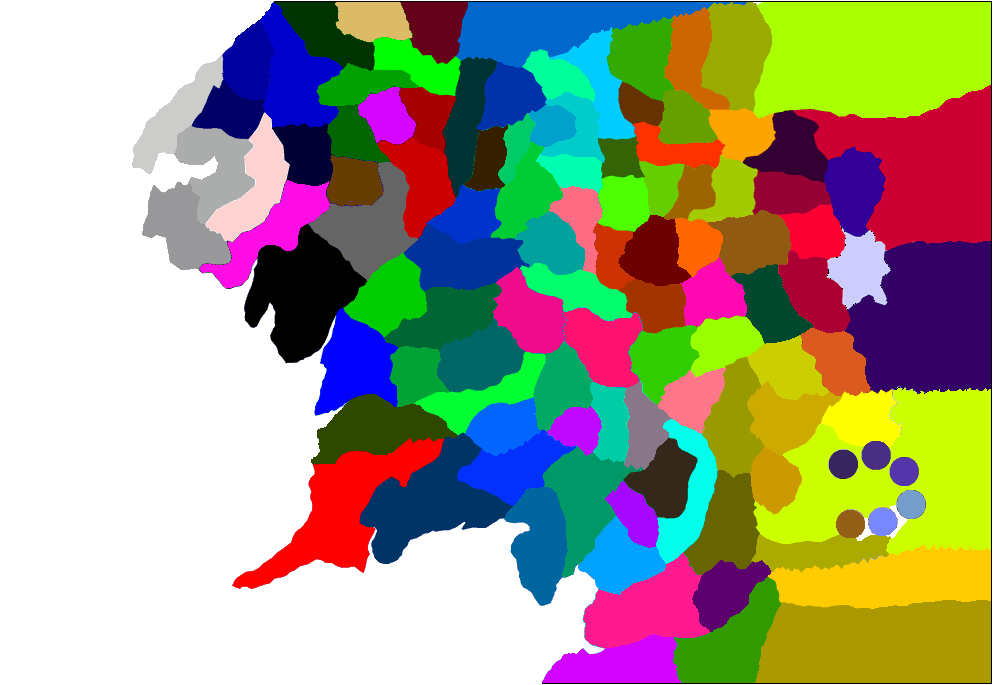
#> input picture assets/map/map_mask.png, 993 x 685 px
$ python findborders.py
#> lines starting #> are read from the running program, lines starting #| are printed output that depends on the picture; after the words box and inside, x2 and y2 are one past the last pixel; in counts of white or black regions, pixels touching at a corner belong together
import cv2
import numpy as np

# This script is not very efficient, the more rgb colors it has, the more it srugless. But it works

# Adjust according to your adjacency requirement.
kernel = np.ones((3, 3), dtype=np.uint8)

img = cv2.imread('map_mask.png')
#> img is the input picture: shape (685, 993, 3); mean B, G, R 131.5, 155.7, 157.7

all_rgb_codes = img.reshape(-1, img.shape[-1])
unique_rgbs = np.unique(all_rgb_codes, axis=0)
#> unique_rgbs = 133 rows, first 8: [0, 0, 0], [0, 0, 109], [0, 0, 167], [0, 0, 254], [0, 32, 54], [0, 50, 254], [0, 51, 1], [0, 52, 163]
print('Unique Color Count: ', unique_rgbs.size)
#| Unique Color Count:  399

masks = []
interator = 0
for color in unique_rgbs:
    color_mask = cv2.inRange(img, color, color)
    masks.append(cv2.dilate(color_mask, kernel, iterations=1))
#> this loop made 133 passes
#> color on passes 1 to 12: [0, 0, 0], [0, 0, 109], [0, 0, 167], [0, 0, 254], [0, 32, 54], [0, 50, 254], [0, 51, 1], [0, 52, 163], [0, 60, 102], [0, 72, 46], [0, 102, 255], [0, 153, 50]
#> pass 1, `color_mask = cv2.inRange(img, color, color)`:
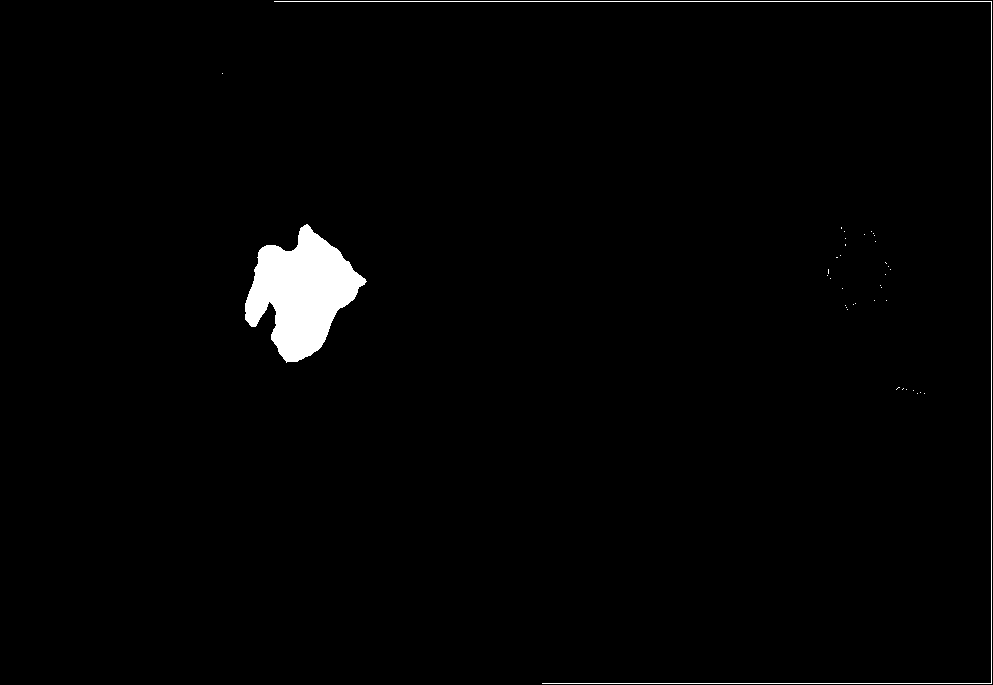
#> color_mask: shape (685, 993); 1.7% white; 38 white regions (36 under 20 px), largest, box (x1, y1, x2, y2) and area: (245, 224, 367, 363) 9418, (274, 1, 992, 684) 1849
#> pass 2, `color_mask = cv2.inRange(img, color, color)`:
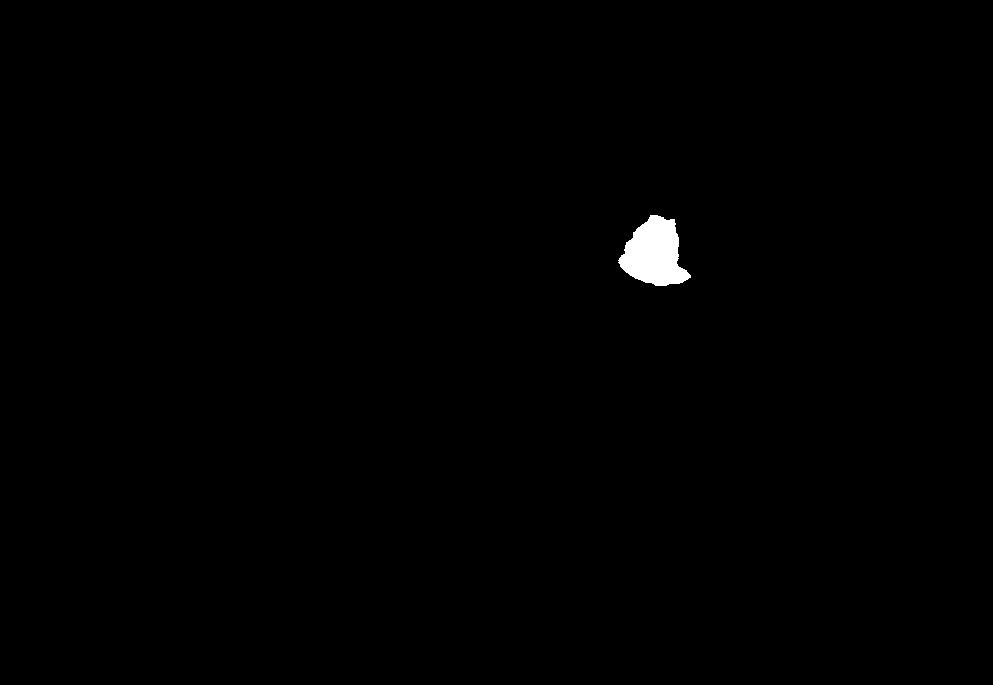
#> color_mask: shape (685, 993); 0.49% white; 1 white region, box (x1, y1, x2, y2) and area: (618, 215, 691, 286) 3305
#> pass 3, `color_mask = cv2.inRange(img, color, color)`:
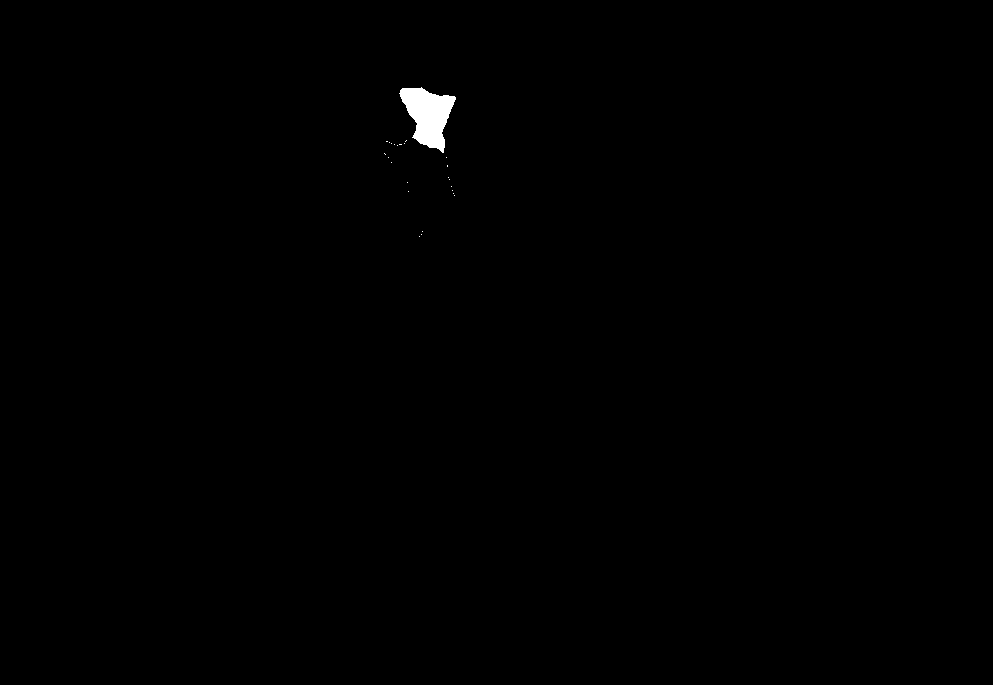
#> color_mask: shape (685, 993); 0.32% white; 25 white regions (24 under 20 px), largest, box (x1, y1, x2, y2) and area: (399, 87, 456, 153) 2123
#> after the loop:
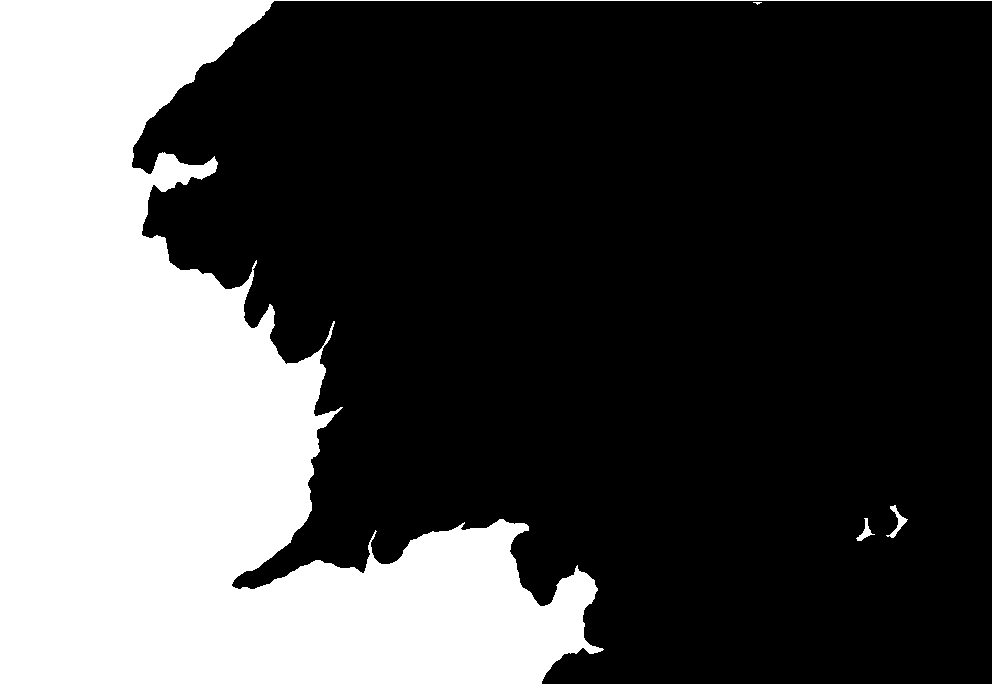
#> color_mask: shape (685, 993); 30.8% white; 4 white regions (1 under 20 px), largest, box (x1, y1, x2, y2) and area: (0, 0, 993, 685) 209298, (886, 505, 908, 538) 196, (856, 518, 875, 541) 138
#> after the loop, masks = 133 items

common_bits = []
interator = 0
for this_mask in masks:
    for other_mask in masks:
        if (this_mask is other_mask):
            continue

#> (the run stopped early here; a loop or call above may not have finished)
